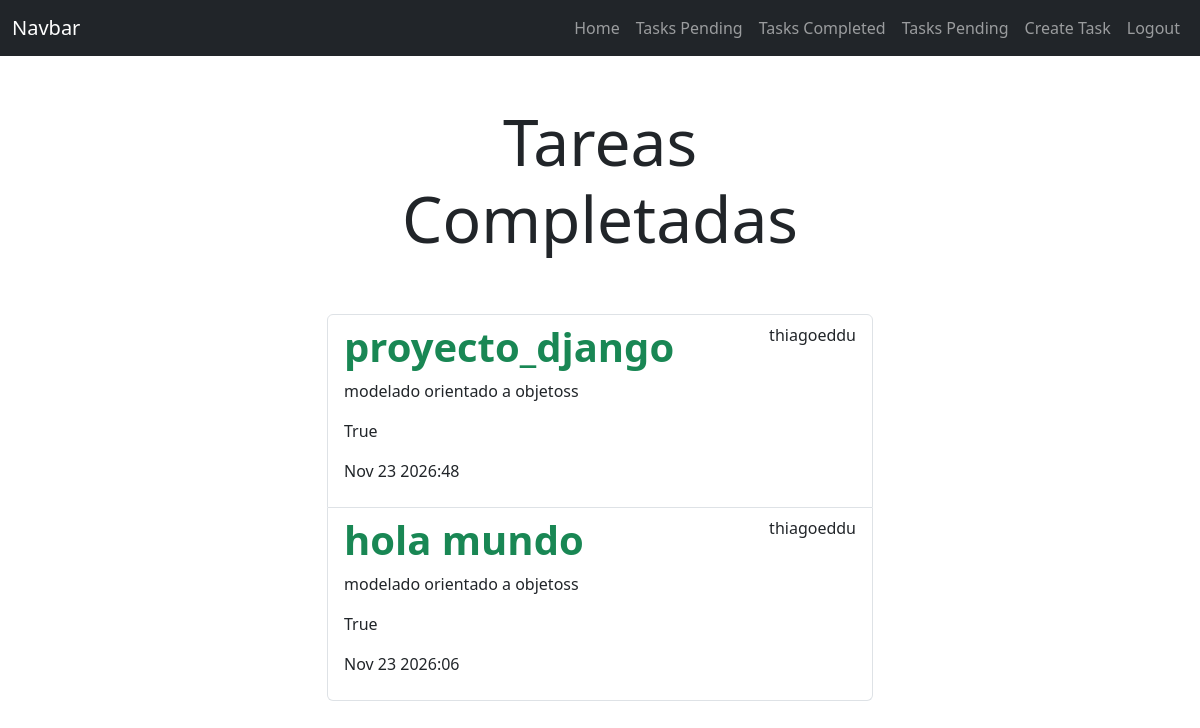
The app's page /tasks_completed/ (signed in) with its own data.
### tasks/models.py (models this page shows, shortened)
class Task(models.Model):
    title=models.CharField(max_length=100)
    description = models.TextField(blank=True)
    created=models.DateTimeField(auto_now_add=True)
    datecompleted = models.DateTimeField(null=True,blank=True)
    important=models.BooleanField(default=False)
    user=models.ForeignKey(User,on_delete=models.CASCADE)

### tasks/views.py (the view)
# urls.py: path('tasks_completed/',views.tasks_completed,
@login_required
def tasks_completed(request):
    tasks=Task.objects.filter(user=request.user,datecompleted__isnull=False).order_by('-datecompleted')
    return render(request,'tasks.html',{'tasks':tasks,'tipopagina':'Tareas Completadas'})

### tasks/templates/tasks.html
{% extends 'base.html' %}
{% block content %}
<main class="container">
    <div class="row">
        <div class="col-md-6 offset-md-3">
            <h1 class="text-center display-3 py-5">{{tipopagina}}</h1>
            <ul class="list-group">
                {% for task in tasks %}
                    <a class="list-group-item" href="{% url 'task_detail' task.id %}">
                        <header class="d-flex justify-content-between">
                            {% if task.important %}
                                <h1 class="fw-bold text-success">{{task.title}}</h1>
                            {% else %}
                                <h1 class="fw-bold">{{task.title}}</h1>
                            {% endif %}
                            <p>{{task.user.username}}</p>
                        </header>
                        <p>{{task.description}}</p>
                        <p>{{task.important}}</p>
                        <p>{{task.datecompleted|date:'M j Y:i'}}</p>
                    </a>
                {% endfor %}
            </ul>
        </div>
    </div>
</main>
{% endblock %}

### tasks/templates/base.html (shortened to what this page needs)
<!DOCTYPE html>
<html lang="en">
<head>
    <link href="https://cdn.jsdelivr.net/npm/bootstrap@5.3.3/dist/css/bootstrap.min.css" rel="stylesheet">
</head>
<body>
    <nav class="navbar navbar-expand-lg bg-dark navbar-dark">
        <div class="container-fluid">
          <a class="navbar-brand" href="/">Navbar</a>
            <div class="collapse navbar-collapse" id="navbarNav">
                    <ul class="navbar-nav ms-auto">
                        <li class="nav-item">
                            <a class="nav-link" href="/">Home</a>
                        </li>
                        {% if user.is_authenticated %}
                            <li class="nav-item">
                                <a class="nav-link" href="{% url 'tasks' %}">Tasks Pending</a>
                            </li>
                            <li class="nav-item">
                                <a class="nav-link" href="{% url 'tasks_completed' %}">Tasks Completed</a>
                            </li>
                            <li class="nav-item">
                                <a class="nav-link" href="{% url 'tasks' %}">Tasks Pending</a>
                            </li>
                            <li class="nav-item">
                                <a class="nav-link" href="/tasks/create/">Create Task</a>
                            </li>
                            <li class="nav-item">
                                <a class="nav-link" href="/logout">Logout</a>
                            </li>
                        {% endif %}
                    </ul>
            </div>
        </div>
    </nav>
    {% block content %}
    {% endblock %}
</body>
</html>

### records on screen
Task: title "proyecto_django", user.username "thiagoeddu", description "modelado orientado a objetoss", important "True", datecompleted "Nov 23 2026:48"
Task: title "hola mundo", user.username "thiagoeddu", description "modelado orientado a objetoss", important "True", datecompleted "Nov 23 2026:06"

### other values on screen
{{ tipopagina }} "Tareas Completadas"
